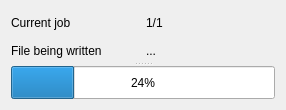
<?xml version="1.0" encoding="UTF-8"?>
<ui version="4.0">
 <class>DialogProgress</class>
 <widget class="QDialog" name="DialogProgress">
  <property name="windowModality">
   <enum>Qt::ApplicationModal</enum>
  </property>
  <property name="geometry">
   <rect>
    <x>0</x>
    <y>0</y>
    <width>286</width>
    <height>110</height>
   </rect>
  </property>
  <property name="windowTitle">
   <string>Progress</string>
  </property>
  <layout class="QHBoxLayout" name="horizontalLayout">
   <item>
    <widget class="QSplitter" name="splitter">
     <property name="orientation">
      <enum>Qt::Vertical</enum>
     </property>
     <widget class="QWidget" name="">
      <layout class="QGridLayout" name="gridLayout">
       <item row="0" column="0">
        <widget class="QLabel" name="label_2">
         <property name="text">
          <string>Current job</string>
         </property>
        </widget>
       </item>
       <item row="0" column="1">
        <widget class="QLabel" name="labelJobCount">
         <property name="text">
          <string>1/1</string>
         </property>
        </widget>
       </item>
       <item row="1" column="0">
        <widget class="QLabel" name="label">
         <property name="text">
          <string>File being written </string>
         </property>
        </widget>
       </item>
       <item row="1" column="1">
        <widget class="QLabel" name="labelOutputFile_2">
         <property name="text">
          <string>...</string>
         </property>
        </widget>
       </item>
      </layout>
     </widget>
     <widget class="QProgressBar" name="progressBar">
      <property name="value">
       <number>24</number>
      </property>
     </widget>
    </widget>
   </item>
  </layout>
 </widget>
 <resources/>
 <connections/>
</ui>
